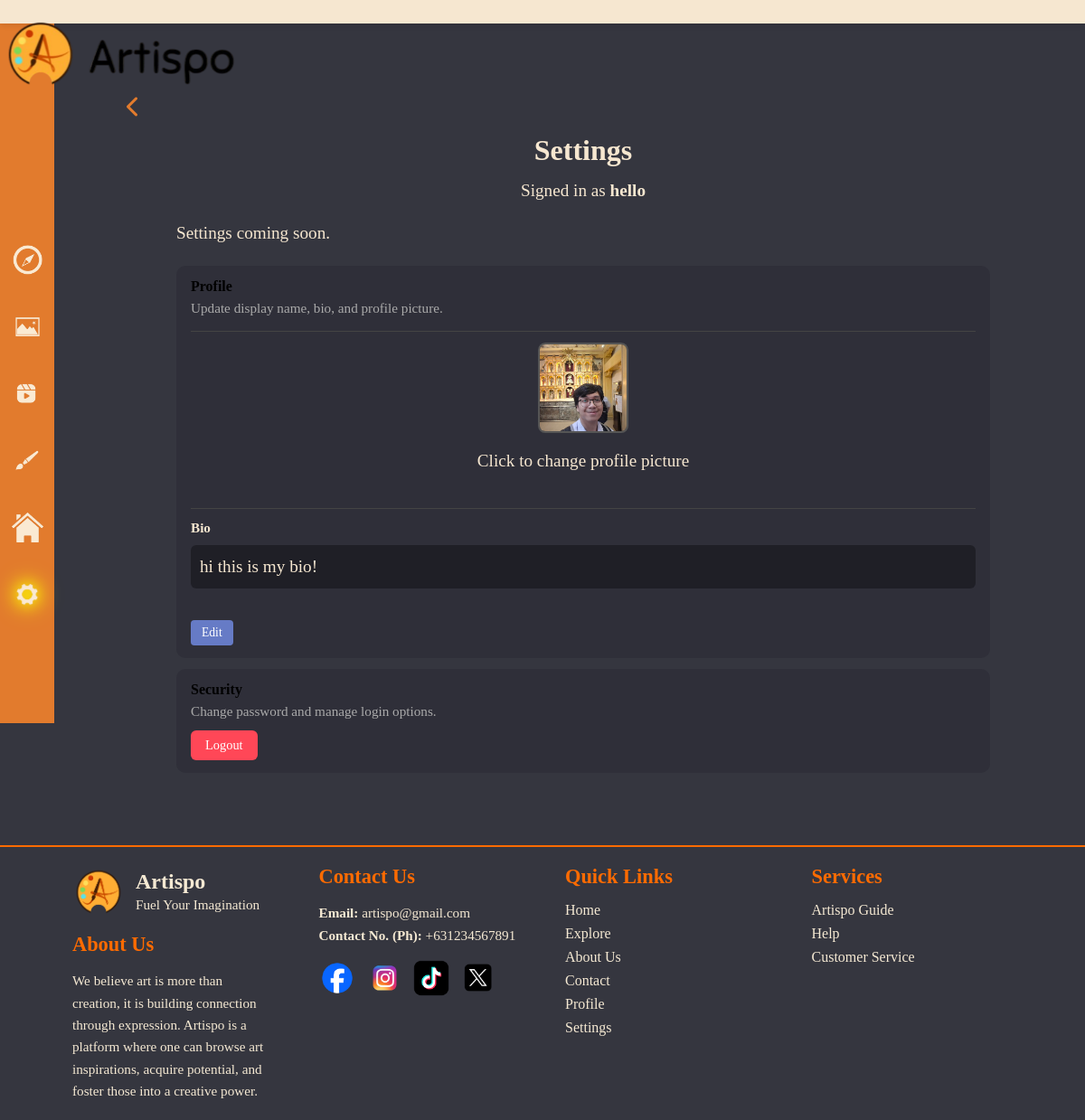
/settings.php (signed in), run on the app's committed database.
### tables this page shows
CREATE TABLE `users` (
  `_id` int(11) NOT NULL,
  `user_id` varchar(36) NOT NULL,
  `username` varchar(50) NOT NULL,
  `email` varchar(255) NOT NULL,
  `password` varchar(255) NOT NULL,
  `profile_picture` varchar(255) DEFAULT NULL,
  `bio` varchar(500) DEFAULT NULL
);

### settings.php (the view, shortened to what this page needs)
<?php
$username = $_SESSION['username'] ?? 'Guest';
$connection = make_db_connection("localhost", "artispo", "root", "");
$stmt = $connection->prepare("SELECT profile_picture, bio FROM users WHERE username = ?");
$stmt->execute([$username]);
$userData = $stmt->fetch(PDO::FETCH_ASSOC);
$userBio = $userData['bio'] ?? "";
$dbProfilePic = $userData['profile_picture'] ?? "";
if (!empty($dbProfilePic)) {
    $profilePic = "uploads/profile_pics/" . $dbProfilePic;
} else {
    $profilePic = "./img/profile-placeholder.png";
}
?>
<!DOCTYPE html>
<html lang="en">
<head>
  <link rel="stylesheet" href="./css/settings.css">
  <link rel="stylesheet" href="./css/profile.css">
  <link rel="stylesheet" href="https://cdnjs.cloudflare.com/ajax/libs/font-awesome/6.4.0/css/all.min.css">
</head>
<body>
  <header class="top-nav">
    <div class="nav-content">
      <div class="logo">
        <img src="./img/Artispo_logo_long.png" alt="Artispo Logo">
      </div>
    </div>
  </header>
  <aside class="sidebar">
    <a href="explore.php" class="icon"><img src="./img/Compass.png" alt="Compass"></a>
    <div class="icon"><img src="./img/Gallery.png" alt="Gallery"></div>
    <div class="icon"><img src="./img/Videos.png" alt="Videos"></div>
    <div class="icon"><img src="./img/paint-brush-icon.png" alt="Art"></div>
    <a href="home.php" class="icon"><img src="./img/Home.png" alt="Home"></a>
    <a href="settings.php" class="icon active"><img src="./img/Settings.png" alt="Settings"></a>
  </aside>
  <main class="profile-content">
    <div class="profile-card">
      <a href="#" class="back-button" onclick="window.history.back(); return false;"><i class="fas fa-chevron-left"></i></a>
      <h2>Settings</h2>
      <p class="username-info">
        Signed in as <strong><?php echo htmlspecialchars($username); ?></strong>
      </p>
      <div class="settings-container">
        <p class="settings-coming-soon">Settings coming soon.</p>
        <ul class="settings-list">
          <li class="settings-item">
            <strong>Profile</strong>
            <div class="settings-item-description">Update display name, bio, and profile picture.</div>
            <div class="profile-settings-section">
              <div class="profile-pic-container">
                <form id="profilePicForm" method="POST" enctype="multipart/form-data" action="settings.php">
                  <label for="profilePicInput" class="profile-pic-label">
                    <img src="<?php echo htmlspecialchars($profilePic); ?>" alt="Profile Picture" class="profile-pic-preview">
                  </label>
                </form>
                <p class="profile-pic-hint">Click to change profile picture</p>
              </div>
            </div>
            <div class="bio-settings-section">
              <h4 class="bio-label">Bio</h4>
              <div class="bio-display" id="bioDisplay">
                <?php if (!empty($userBio)): ?>
                  <p class="bio-text"><?php echo htmlspecialchars($userBio); ?></p>
                  <button class="edit-bio-btn" onclick="toggleBioEdit()">Edit</button>
                <?php else: ?>
                  <p class="no-bio">No bio yet. Click to add one!</p>
                  <button class="edit-bio-btn" onclick="toggleBioEdit()">Add Bio</button>
                <?php endif; ?>
              </div>
            </div>
          </li>
          <li class="settings-item">
            <strong>Security</strong>
            <div class="settings-item-description">Change password and manage login options.</div>
            <form method="POST" class="logout-form">
              <button type="submit" name="logout_btn" class="logout-btn">Logout</button>
            </form>
          </li>
        </ul>
      </div>
    </div>
  </main>
  <footer class="footer">
    <div class="footer-container">
      <div class="footer-section about">
        <div class="logo-area">
          <img src="./img/Artispo_logo.png" alt="Artispo Logo" class="footer-logo">
          <div>
            <h2>Artispo</h2>
            <p class="tagline">Fuel Your Imagination</p>
          </div>
        </div>
        <h3>About Us</h3>
        <p>We believe art is more than creation, it is building connection through expression. Artispo is a platform where one can browse art inspirations, acquire potential, and foster those into a creative power.</p>
      </div>
      <div class="footer-section contact">
        <h3>Contact Us</h3>
        <p><strong>Email:</strong> artispo@gmail.com</p>
        <p><strong>Contact No. (Ph):</strong> +631234567891</p>
        <div class="social-icons">
          <img src="./img/FB Logo.png" alt="Facebook">
          <img src="./img/IG Logo.png" alt="Instagram">
          <img src="./img/Tiktok Logo.png" alt="TikTok">
          <img src="./img/X Logo.png" alt="X">
        </div>
      </div>
      <div class="footer-section links">
        <h3>Quick Links</h3>
        <ul>
          <li><a href="home.php">Home</a></li>
          <li><a href="explore.php">Explore</a></li>
          <li><a href="about.php">About Us</a></li>
          <li><a href="contact.php">Contact</a></li>
          <li><a href="profile.php">Profile</a></li>
          <li><a href="settings.php">Settings</a></li>
        </ul>
      </div>
      <div class="footer-section services">
        <h3>Services</h3>
        <ul>
          <li><a href="#">Artispo Guide</a></li>
          <li><a href="#">Help</a></li>
          <li><a href="#">Customer Service</a></li>
        </ul>
      </div>
    </div>
  </footer>
</body>
</html>

### css/settings.css (style rules this page uses)
.back-button { display: block; text-decoration: none; color: #e27b2d; font-size: 24px; font-weight: 600; transition: color 0.3s ease; margin-bottom: 15px; margin-left: -20px; cursor: pointer; width: fit-content; }
.username-info { color: #ddd; margin-bottom: 35px; }
.settings-container { text-align: left; max-width: 900px; margin: 0 auto; }
.settings-coming-soon { color: #f6e7d0; margin-bottom: 18px; }
.settings-list { list-style: none; display: flex; flex-direction: column; gap: 12px; }
.settings-item { background: #2f2f39; padding: 14px 16px; border-radius: 10px; }
.settings-item-description { color: #aaa; font-size: 0.95rem; margin-top: 6px; }
.profile-settings-section { margin-top: 16px; padding-top: 12px; border-top: 1px solid #444; }
.profile-pic-container { display: flex; flex-direction: column; align-items: center; gap: 12px; margin-bottom: 16px; }
.profile-pic-label { cursor: pointer; display: inline-block; border-radius: 8px; overflow: hidden; transition: transform 0.3s ease; }
.profile-pic-preview { width: 100px; height: 100px; object-fit: cover; border-radius: 8px; border: 2px solid #555; }
.profile-pic-hint { color: #aaa; font-size: 0.85rem; margin: 0; }
.bio-settings-section { margin-top: 16px; padding-top: 12px; border-top: 1px solid #444; }
.bio-label { color: #f6e7d0; font-size: 0.95rem; margin: 0 0 10px 0; font-weight: 600; }
.bio-display { display: flex; flex-direction: column; gap: 10px; }
.bio-text { color: #ddd; font-size: 0.95rem; line-height: 1.5; margin: 0; padding: 10px; background: #1f1f26; border-radius: 6px; }
.edit-bio-btn { padding: 6px 12px; background-color: #667bc6; color: white; border: none; border-radius: 4px; font-size: 0.85rem; font-weight: 500; cursor: pointer; transition: background-color 0.3s; width: fit-content; }
.logout-form { display: inline-block; margin-top: 12px; }
.logout-btn { padding: 8px 16px; background-color: #ff4757; color: white; border: none; border-radius: 6px; font-size: 0.9rem; font-weight: 500; cursor: pointer; transition: background-color 0.3s; }
.sidebar { position: fixed; left: 0; top: 0; width: 60px; background-color: #e27b2d; display: flex; flex-direction: column; align-items: center; padding-top: 270px; gap: 20px; min-height: 100vh; }
.sidebar .icon { transition: filter 0.2s ease; }
.sidebar .icon img { width: 35px; height: 35px; object-fit: contain; margin-bottom: 15px; cursor: pointer; transition: transform 0.2s ease, filter 0.2s ease; }
.sidebar .icon.active img { filter: drop-shadow(0 0 10px #ffff00) drop-shadow(0 0 6px #ffff00); transform: scale(1.15); }

### data on the page
users: profile_picture (picture), bio "hi this is my bio!"

### other printed values
$username "hello"
